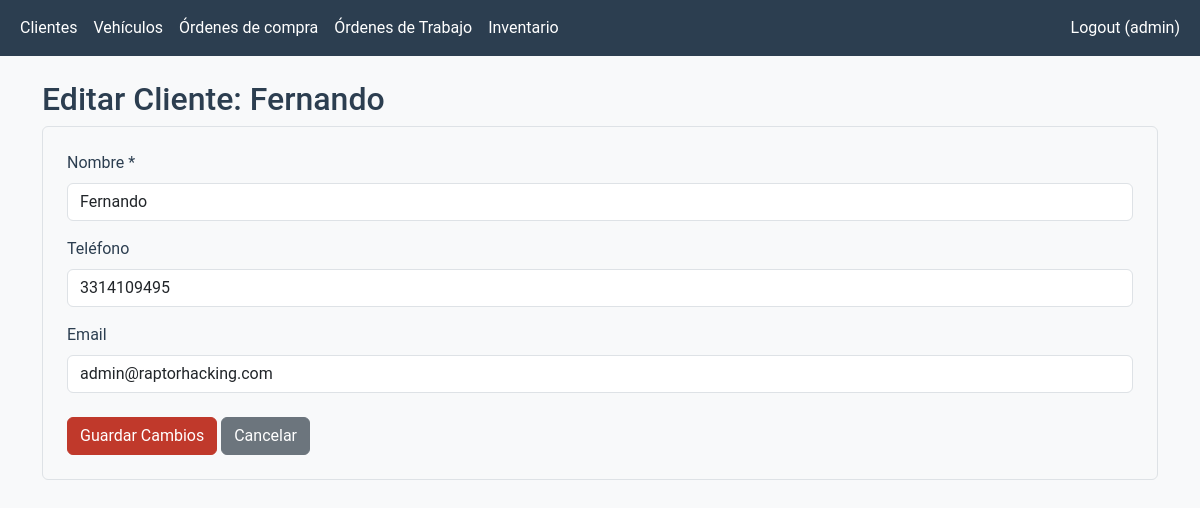
The app's page /clientes/edit/2 (signed in) with its own data.
### models.py (models this page shows, shortened)
class User(db.Model, UserMixin):
    id = db.Column(db.Integer, primary_key=True)
    username = db.Column(db.String(50), unique=True, nullable=False)
    password_hash = db.Column(db.String(128), nullable=False)

class Cliente(db.Model):
    id = db.Column(db.Integer, primary_key=True)
    nombre = db.Column(db.String(100), nullable=False)
    telefono = db.Column(db.String(20))
    email = db.Column(db.String(100))
    vehiculos = db.relationship('Vehiculo', backref='cliente', lazy=True)

### app.py (the view, shortened to what this page needs)
@app.route('/clientes/edit/<int:id>', methods=['GET', 'POST'])
@login_required
def editar_cliente(id):
    cliente = Cliente.query.get_or_404(id)
    return render_template('editar_cliente.html', cliente=cliente)

### app.py (called while the page is built)
@login_manager.user_loader
def load_user(user_id):
    return User.query.get(int(user_id))

def get_dashboard_counts():
    from models import OrdenTrabajo, Inventario
    pendientes = OrdenTrabajo.query.filter_by(estado='Pendiente').count()
    en_progreso = OrdenTrabajo.query.filter_by(estado='En progreso').count()
    critico_stock = Inventario.query.filter(Inventario.cantidad <= 5).count()
    return {
        'pendientes': pendientes,
        'en_progreso': en_progreso,
        'critico_stock': critico_stock
    }

@app.context_processor
def inject_dashboard_counts():
    return dict(dashboard_counts=get_dashboard_counts())

### templates/editar_cliente.html (shortened to what this page needs)
{% extends 'base.html' %}
{% block content %}
<h2>Editar Cliente: {{ cliente.nombre }}</h2>
<form method="POST" class="border p-4 rounded bg-light">
    <div class="mb-3">
        <label for="nombre" class="form-label">Nombre *</label>
        <input type="text" class="form-control" id="nombre" name="nombre"
               value="{{ cliente.nombre }}" required>
    </div>
    <div class="mb-3">
        <label for="telefono" class="form-label">Teléfono</label>
        <input type="text" class="form-control" id="telefono" name="telefono"
               value="{{ cliente.telefono or '' }}">
    </div>
    <div class="mb-3">
        <label for="email" class="form-label">Email</label>
        <input type="email" class="form-control" id="email" name="email"
               value="{{ cliente.email or '' }}">
    </div>
    <div class="mt-4">
        <button type="submit" class="btn btn-primary">Guardar Cambios</button>
        <a href="{{ url_for('clientes') }}" class="btn btn-secondary">Cancelar</a>
    </div>
</form>
{% endblock %}

### templates/base.html (shortened to what this page needs)
<!DOCTYPE html>
<html lang="es">
<head>
    <link href="https://cdn.jsdelivr.net/npm/bootstrap@5.3.0/dist/css/bootstrap.min.css" rel="stylesheet">
    <link rel="stylesheet" href="{{ url_for('static', filename='styles.css') }}">
</head>
<body>
    {% if current_user.is_authenticated %}
        <nav class="navbar navbar-expand-lg navbar-dark bg-dark">
            <div class="container-fluid">
                <div class="collapse navbar-collapse" id="navbarNav">
                    <ul class="navbar-nav me-auto">
                        <li class="nav-item"><a class="nav-link" href="/clientes">Clientes</a></li>
                        <li class="nav-item"><a class="nav-link" href="/vehiculos">Vehículos</a></li>
                        <li class="nav-item"><a class="nav-link" href="/ordenes_compra">Órdenes de compra</a></li>
                        <li class="nav-item"><a class="nav-link" href="/ordenes_servicio">Órdenes de Trabajo</a></li>
                        <li class="nav-item"><a class="nav-link" href="/inventarios">Inventario</a></li>
                    </ul>
                    <ul class="navbar-nav ms-auto">
                        <li class="nav-item"><a class="nav-link" href="{{ url_for('logout') }}">Logout ({{ current_user.username }})</a></li>
                    </ul>
                </div>
            </div>
        </nav>
    {% endif %}
    <div class="container mt-4">
        {% block content %}{% endblock %}
    </div>
</body>
</html>

### static/styles.css (style rules this page uses)
:root { --primary: #003087; --secondary: #c8102e; --accent: #ff8c00; --dark: #212529; --gray: #6c757d; --light: #f8f9fa; --white: #ffffff; }
body { background-color: var(--light); color: var(--dark); font-family: 'Roboto', sans-serif; }
.navbar { background-color: var(--dark) !important; }
.navbar-brand, .nav-link { color: var(--white) !important; }
.btn-primary { background-color: var(--primary); border-color: var(--primary); }
:root { --primary: #C0392B; --primary-dark: #A93226; --secondary: #7D3C2A; --accent: #E67E22; --success: #27AE60; --warning: #F39C12; --danger: #E74C3C; --dark: #2C3E50; --gray: #6C757D; --light: #F8F9FA; --white: #FFFFFF; }
body { background-color: var(--light); color: var(--dark); }

### records on screen
User: username "admin"
Cliente: nombre "Fernando", telefono "3314109495", email "admin@raptorhacking.com"
